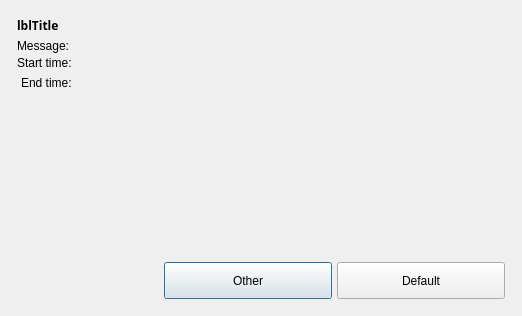
<?xml version="1.0" encoding="UTF-8"?>
<ui version="4.0">
 <class>Dialog</class>
 <widget class="QDialog" name="Dialog">
  <property name="geometry">
   <rect>
    <x>0</x>
    <y>0</y>
    <width>522</width>
    <height>316</height>
   </rect>
  </property>
  <property name="windowTitle">
   <string>Dialog</string>
  </property>
  <property name="autoFillBackground">
   <bool>false</bool>
  </property>
  <layout class="QVBoxLayout" name="verticalLayout_2">
   <item>
    <widget class="QFrame" name="frContainer">
     <property name="frameShape">
      <enum>QFrame::NoFrame</enum>
     </property>
     <property name="frameShadow">
      <enum>QFrame::Raised</enum>
     </property>
     <layout class="QVBoxLayout" name="verticalLayout">
      <property name="spacing">
       <number>0</number>
      </property>
      <property name="margin">
       <number>6</number>
      </property>
      <item>
       <layout class="QHBoxLayout" name="DialogTitle">
        <property name="bottomMargin">
         <number>5</number>
        </property>
        <item>
         <widget class="QLabel" name="lblTitle">
          <property name="sizePolicy">
           <sizepolicy hsizetype="Preferred" vsizetype="Preferred">
            <horstretch>0</horstretch>
            <verstretch>0</verstretch>
           </sizepolicy>
          </property>
          <property name="maximumSize">
           <size>
            <width>16777215</width>
            <height>45</height>
           </size>
          </property>
          <property name="font">
           <font>
            <family>Century Gothic</family>
            <weight>75</weight>
            <bold>true</bold>
           </font>
          </property>
          <property name="text">
           <string>lblTitle</string>
          </property>
         </widget>
        </item>
       </layout>
      </item>
      <item>
       <widget class="QLabel" name="lblMessage">
        <property name="text">
         <string>Message:</string>
        </property>
       </widget>
      </item>
      <item>
       <layout class="QHBoxLayout" name="horizontalLayout">
        <item>
         <layout class="QFormLayout" name="formLayout">
          <property name="fieldGrowthPolicy">
           <enum>QFormLayout::AllNonFixedFieldsGrow</enum>
          </property>
          <property name="labelAlignment">
           <set>Qt::AlignRight|Qt::AlignTrailing|Qt::AlignVCenter</set>
          </property>
          <item row="0" column="0">
           <widget class="QLabel" name="lblStartMsgNumTitle">
            <property name="text">
             <string>Start time:</string>
            </property>
           </widget>
          </item>
          <item row="0" column="1">
           <widget class="QFrame" name="txtStartMsgNumValue">
            <property name="sizePolicy">
             <sizepolicy hsizetype="Expanding" vsizetype="Preferred">
              <horstretch>0</horstretch>
              <verstretch>0</verstretch>
             </sizepolicy>
            </property>
            <property name="minimumSize">
             <size>
              <width>0</width>
              <height>20</height>
             </size>
            </property>
            <property name="frameShape">
             <enum>QFrame::NoFrame</enum>
            </property>
            <property name="frameShadow">
             <enum>QFrame::Raised</enum>
            </property>
           </widget>
          </item>
          <item row="1" column="0">
           <widget class="QLabel" name="lblEndMsgNumTitle">
            <property name="text">
             <string>End time:</string>
            </property>
           </widget>
          </item>
          <item row="1" column="1">
           <widget class="QFrame" name="txtEndMsgNumValue">
            <property name="sizePolicy">
             <sizepolicy hsizetype="Expanding" vsizetype="Preferred">
              <horstretch>0</horstretch>
              <verstretch>0</verstretch>
             </sizepolicy>
            </property>
            <property name="minimumSize">
             <size>
              <width>0</width>
              <height>20</height>
             </size>
            </property>
            <property name="frameShape">
             <enum>QFrame::NoFrame</enum>
            </property>
            <property name="frameShadow">
             <enum>QFrame::Raised</enum>
            </property>
           </widget>
          </item>
          <item row="2" column="1">
           <widget class="QFrame" name="frmOptions1">
            <layout class="QHBoxLayout" name="onBehalfOfCompanyLayout">
             <item>
              <spacer name="horizontalSpacer">
               <property name="orientation">
                <enum>Qt::Horizontal</enum>
               </property>
               <property name="sizeHint" stdset="0">
                <size>
                 <width>40</width>
                 <height>20</height>
                </size>
               </property>
              </spacer>
             </item>
            </layout>
           </widget>
          </item>
         </layout>
        </item>
       </layout>
      </item>
      <item>
       <spacer name="ContentBottomSpacer">
        <property name="orientation">
         <enum>Qt::Vertical</enum>
        </property>
        <property name="sizeHint" stdset="0">
         <size>
          <width>20</width>
          <height>43</height>
         </size>
        </property>
       </spacer>
      </item>
      <item>
       <layout class="QHBoxLayout" name="DialogButtons">
        <property name="topMargin">
         <number>5</number>
        </property>
        <item>
         <spacer name="ButtonAlignSpacer">
          <property name="orientation">
           <enum>Qt::Horizontal</enum>
          </property>
          <property name="sizeHint" stdset="0">
           <size>
            <width>40</width>
            <height>20</height>
           </size>
          </property>
         </spacer>
        </item>
        <item>
         <widget class="QPushButton" name="btnCancel">
          <property name="enabled">
           <bool>true</bool>
          </property>
          <property name="minimumSize">
           <size>
            <width>168</width>
            <height>37</height>
           </size>
          </property>
          <property name="maximumSize">
           <size>
            <width>168</width>
            <height>37</height>
           </size>
          </property>
          <property name="text">
           <string>Other</string>
          </property>
          <property name="default">
           <bool>false</bool>
          </property>
         </widget>
        </item>
        <item>
         <spacer name="ButtonsSpacer">
          <property name="orientation">
           <enum>Qt::Horizontal</enum>
          </property>
          <property name="sizeType">
           <enum>QSizePolicy::Fixed</enum>
          </property>
          <property name="sizeHint" stdset="0">
           <size>
            <width>5</width>
            <height>20</height>
           </size>
          </property>
         </spacer>
        </item>
        <item>
         <widget class="QPushButton" name="btnOK">
          <property name="enabled">
           <bool>true</bool>
          </property>
          <property name="minimumSize">
           <size>
            <width>168</width>
            <height>37</height>
           </size>
          </property>
          <property name="maximumSize">
           <size>
            <width>168</width>
            <height>37</height>
           </size>
          </property>
          <property name="text">
           <string>Default</string>
          </property>
          <property name="default">
           <bool>false</bool>
          </property>
         </widget>
        </item>
       </layout>
      </item>
     </layout>
    </widget>
   </item>
  </layout>
 </widget>
 <resources/>
 <connections/>
</ui>
